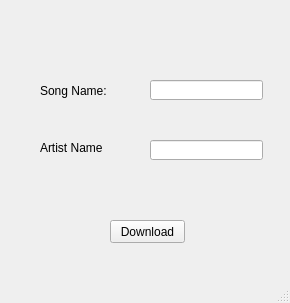
<?xml version="1.0" encoding="UTF-8"?>
<ui version="4.0">
 <class>MainWindow</class>
 <widget class="QMainWindow" name="MainWindow">
  <property name="geometry">
   <rect>
    <x>0</x>
    <y>0</y>
    <width>290</width>
    <height>303</height>
   </rect>
  </property>
  <property name="windowTitle">
   <string>MainWindow</string>
  </property>
  <widget class="QWidget" name="centralwidget">
   <widget class="QLabel" name="label_song">
    <property name="geometry">
     <rect>
      <x>40</x>
      <y>80</y>
      <width>81</width>
      <height>21</height>
     </rect>
    </property>
    <property name="text">
     <string>Song Name:</string>
    </property>
   </widget>
   <widget class="QLineEdit" name="lineEdit">
    <property name="geometry">
     <rect>
      <x>150</x>
      <y>80</y>
      <width>113</width>
      <height>20</height>
     </rect>
    </property>
   </widget>
   <widget class="QLabel" name="label">
    <property name="geometry">
     <rect>
      <x>40</x>
      <y>140</y>
      <width>71</width>
      <height>16</height>
     </rect>
    </property>
    <property name="text">
     <string>Artist Name</string>
    </property>
   </widget>
   <widget class="QLineEdit" name="lineEdit_2">
    <property name="geometry">
     <rect>
      <x>150</x>
      <y>140</y>
      <width>113</width>
      <height>20</height>
     </rect>
    </property>
   </widget>
   <widget class="QPushButton" name="pushButton">
    <property name="geometry">
     <rect>
      <x>110</x>
      <y>220</y>
      <width>75</width>
      <height>23</height>
     </rect>
    </property>
    <property name="text">
     <string>Download</string>
    </property>
   </widget>
  </widget>
  <widget class="QStatusBar" name="statusbar"/>
 </widget>
 <resources/>
 <connections/>
</ui>
